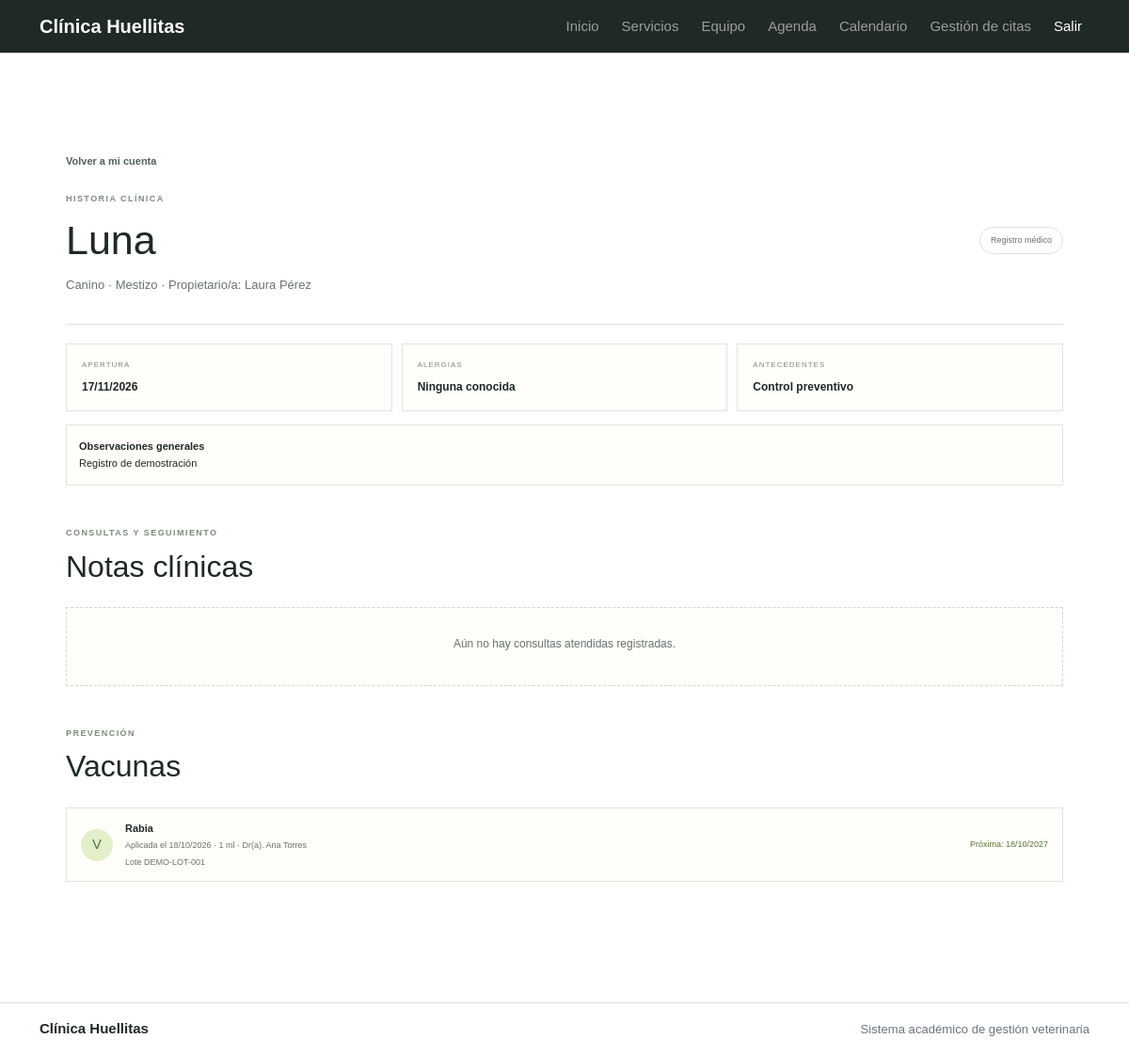
/mi-cuenta/mascotas/1/historia/ (signed in), run on the app's committed database.
### apps/mascotas/models.py (models this page shows, shortened)
class Mascota(models.Model):
    mascota_id = models.BigAutoField(primary_key=True, db_column='pk_mascota_id')
    propietario = models.ForeignKey('propietarios_core.Propietario', on_delete=models.PROTECT, related_name='mascotas', db_column='fk_propietario_id')
    nombre = models.CharField(max_length=80)
    especie = models.CharField(max_length=40)
    raza = models.CharField(max_length=60, blank=True)
    sexo = models.CharField(max_length=10, choices=[('M', 'Macho'), ('H', 'Hembra')])
    fecha_nacimiento = models.DateField(null=True, blank=True)
    peso_kg = models.DecimalField(max_digits=6, decimal_places=2, null=True, blank=True)
    activo = models.BooleanField(default=True)
    class Meta:
        db_table = 'tbl_mascota'
        ordering = ['nombre']
        verbose_name = 'mascota'
        verbose_name_plural = 'mascotas'

### apps/propietarios_core/models.py (models this page shows, shortened)
class Propietario(models.Model):
    propietario_id = models.BigAutoField(primary_key=True, db_column='pk_propietario_id')
    usuario = models.OneToOneField('auth.User', on_delete=models.SET_NULL, null=True, blank=True, related_name='perfil_propietario', db_column='fk_usuario_id')
    nombres = models.CharField(max_length=80)
    apellidos = models.CharField(max_length=80)
    documento = models.CharField(max_length=20, unique=True)
    telefono = models.CharField(max_length=20)
    correo = models.EmailField(blank=True)
    direccion = models.CharField(max_length=160)
    class Meta:
        db_table = 'tbl_propietario'
        ordering = ['apellidos', 'nombres']
        verbose_name = 'propietario'
        verbose_name_plural = 'propietarios'

### apps/historias_clinicas/models.py (models this page shows, shortened)
class HistoriaClinica(models.Model):
    historia_id = models.BigAutoField(primary_key=True, db_column='pk_historia_id')
    mascota = models.OneToOneField('mascotas.Mascota', on_delete=models.CASCADE, related_name='historia_clinica', db_column='fk_mascota_id')
    fecha_apertura = models.DateField()
    alergias = models.TextField(blank=True)
    antecedentes = models.TextField(blank=True)
    observaciones = models.TextField(blank=True)
    class Meta:
        db_table = 'tbl_historia_clinica'
        verbose_name = 'historia clínica'
        verbose_name_plural = 'historias clínicas'

### apps/aplicaciones_vacuna/models.py (models this page shows, shortened)
class AplicacionVacuna(models.Model):
    aplicacion_id = models.BigAutoField(primary_key=True, db_column='pk_aplicacion_id')
    mascota = models.ForeignKey('mascotas.Mascota', on_delete=models.CASCADE, related_name='aplicaciones_vacuna', db_column='fk_mascota_id')
    vacuna = models.ForeignKey('vacunas.Vacuna', on_delete=models.PROTECT, related_name='aplicaciones', db_column='fk_vacuna_id')
    veterinario = models.ForeignKey('veterinarios.Veterinario', on_delete=models.PROTECT, related_name='vacunaciones', db_column='fk_veterinario_id')
    fecha = models.DateField()
    dosis = models.CharField(max_length=40)
    lote = models.CharField(max_length=60, blank=True)
    proxima_fecha = models.DateField(null=True, blank=True)
    observaciones = models.TextField(blank=True)
    class Meta:
        db_table = 'tbl_aplicacion_vacuna'
        ordering = ['-fecha']
        constraints = [models.UniqueConstraint(fields=['mascota', 'vacuna', 'fecha'], name='unique_vaccine_per_pet_date')]
        verbose_name = 'aplicación de vacuna'
        verbose_name_plural = 'aplicaciones de vacunas'

### apps/vacunas/models.py (models this page shows, shortened)
class Vacuna(models.Model):
    vacuna_id = models.BigAutoField(primary_key=True, db_column='pk_vacuna_id')
    nombre = models.CharField(max_length=100, unique=True)
    especie_objetivo = models.CharField(max_length=40)
    fabricante = models.CharField(max_length=100, blank=True)
    intervalo_meses = models.PositiveSmallIntegerField(default=12)
    descripcion = models.TextField(blank=True)
    activa = models.BooleanField(default=True)
    class Meta:
        db_table = 'tbl_vacuna'
        ordering = ['nombre']
        verbose_name = 'vacuna'
        verbose_name_plural = 'vacunas'

### apps/veterinarios/models.py (models this page shows)
class Veterinario(models.Model):
    veterinario_id = models.BigAutoField(primary_key=True, db_column='pk_veterinario_id')
    usuario = models.OneToOneField('auth.User', on_delete=models.SET_NULL, null=True, blank=True, related_name='perfil_veterinario', db_column='fk_usuario_id')
    nombres = models.CharField(max_length=80)
    apellidos = models.CharField(max_length=80)
    documento = models.CharField(max_length=20, unique=True)
    tarjeta_profesional = models.CharField(max_length=40, unique=True)
    telefono = models.CharField(max_length=20)
    correo = models.EmailField(unique=True)
    especialidad = models.CharField(max_length=80)
    activo = models.BooleanField(default=True)
    class Meta:
        db_table = 'tbl_veterinario'
        ordering = ['apellidos', 'nombres']
        verbose_name = 'veterinario'
        verbose_name_plural = 'veterinarios'
    def __str__(self):
        return f'Dr(a). {self.nombres} {self.apellidos}'

### config/views.py (the view)
# urls.py: path('mi-cuenta/mascotas/<int:mascota_id>/historia/', views.historia_mascota, name='historia_mascota'),
@login_required
def historia_mascota(request, mascota_id):
    mascota = get_object_or_404(
        Mascota.objects.select_related('propietario'),
        mascota_id=mascota_id,
    )
    if es_personal(request.user):
        requiere_personal(request.user, 'Veterinario')
        veterinario = veterinario_asignado(request.user)
        if veterinario and not es_administrador(request.user):
            tiene_cita = Cita.objects.filter(
                mascota=mascota,
                veterinario=veterinario,
            ).exists()
            if not tiene_cita:
                raise PermissionDenied
    elif mascota.propietario.usuario_id != request.user.id:
        raise PermissionDenied
    try:
        historia = mascota.historia_clinica
    except HistoriaClinica.DoesNotExist:
        historia = None
    consultas = Cita.objects.filter(
        mascota=mascota,
        estado=Cita.Estado.ATENDIDA,
    ).select_related('veterinario').order_by('-fecha_hora')
    vacunas = AplicacionVacuna.objects.filter(
        mascota=mascota,
    ).select_related('vacuna', 'veterinario').order_by('-fecha')
    datos = {
        'mascota': mascota,
        'historia': historia,
        'consultas': consultas,
        'vacunas': vacunas,
    }
    return render(request, 'portal/historia.html', datos)

### config/context_processors.py (called while the page is built)
def portal_roles(request):
    user = request.user
    if not user.is_authenticated:
        return {'portal_es_personal': False}
    return {
        'portal_es_personal': user.is_staff or user.is_superuser or user.groups.filter(name__in=['Recepcionista', 'Veterinario']).exists(),
    }

### config/views.py (called while the page is built)
def es_personal(usuario):
    if not usuario.is_authenticated:
        return False
    return (
        usuario.is_staff
        or usuario.is_superuser
        or usuario.groups.filter(name='Recepcionista').exists()
        or usuario.groups.filter(name='Veterinario').exists()
    )

def es_administrador(usuario):
    return usuario.is_authenticated and (usuario.is_staff or usuario.is_superuser)

def pertenece_rol(usuario, rol):
    return usuario.groups.filter(name=rol).exists()

def veterinario_asignado(usuario):
    if es_administrador(usuario):
        return None
    return Veterinario.objects.filter(usuario=usuario, activo=True).first()

def requiere_personal(usuario, rol=None):
    if es_administrador(usuario):
        return
    if rol and pertenece_rol(usuario, rol):
        return
    if rol is None and es_personal(usuario):
        return
    raise PermissionDenied

### templates/portal/historia.html (shortened to what this page needs)
{% extends 'base.html' %}
{% block content %}
<section class="dashboard-page"><a class="back-link" href="{% url 'mi_cuenta' %}"> Volver a mi cuenta</a><div class="dashboard-welcome history-welcome"><div><span class="portal-eyebrow">HISTORIA CLÍNICA</span><h1>{{ mascota.nombre }} </h1><p>{{ mascota.especie }}{% if mascota.raza %} · {{ mascota.raza }}{% endif %} · Propietario/a: {{ mascota.propietario.nombres }} {{ mascota.propietario.apellidos }}</p></div><span class="history-badge">Registro médico</span></div>
  <div class="history-summary">{% if historia %}<div><small>APERTURA</small><b>{{ historia.fecha_apertura|date:'d/m/Y' }}</b></div><div><small>ALERGIAS</small><b>{{ historia.alergias|default:'No registradas' }}</b></div><div><small>ANTECEDENTES</small><b>{{ historia.antecedentes|default:'No registrados' }}</b></div>{% endif %}</div>{% if historia and historia.observaciones %}<div class="clinical-note history-general"><b>Observaciones generales</b><br>{{ historia.observaciones|linebreaksbr }}</div>{% endif %}
  <section class="portal-section"><div class="portal-section-title"><div><span class="portal-eyebrow">CONSULTAS Y SEGUIMIENTO</span><h2>Notas clínicas</h2></div></div>{% if consultas %}<div class="timeline">{% for cita in consultas %}<article class="timeline-item"><span class="timeline-dot"></span><div class="timeline-date">{{ cita.fecha_hora|date:'d/m/Y · H:i' }}</div><h3>{{ cita.motivo }}</h3><p class="muted">Atendió: {{ cita.veterinario }}</p>{% if cita.notas %}<div class="clinical-note">{{ cita.notas|linebreaksbr }}</div>{% else %}<p class="muted">Sin nota clínica registrada.</p>{% endif %}</article>{% endfor %}</div>{% else %}<div class="empty-state"><p>Aún no hay consultas atendidas registradas.</p></div>{% endif %}</section>
  <section class="portal-section"><div class="portal-section-title"><div><span class="portal-eyebrow">PREVENCIÓN</span><h2>Vacunas</h2></div></div>{% if vacunas %}<div class="vaccine-list">{% for aplicacion in vacunas %}<article><span class="vaccine-icon">V</span><div><b>{{ aplicacion.vacuna.nombre }}</b><small>Aplicada el {{ aplicacion.fecha|date:'d/m/Y' }} · {{ aplicacion.dosis }} · {{ aplicacion.veterinario }}</small>{% if aplicacion.lote %}<small>Lote {{ aplicacion.lote }}</small>{% endif %}</div>{% if aplicacion.proxima_fecha %}<span class="next-vaccine">Próxima: {{ aplicacion.proxima_fecha|date:'d/m/Y' }}</span>{% endif %}</article>{% endfor %}</div>{% else %}<div class="empty-state"><p>No hay vacunas aplicadas registradas.</p></div>{% endif %}</section>
</section>
{% endblock %}

### static/site.css (style rules this page uses)
:root { --ink:#1f2927; --muted:#68726e; --green:#c5e377; --green-dark:#a6ca54; --cream:#f8f7f0; --paper:#fffefa; --line:#dfe2d8; --teal:#244840; --lilac:#e8e1f4; --yellow:#f7e7a9; --blue:#dcecf0; --heading:'Manrope',sans-serif; --body:'DM Sans',sans-serif }
* { box-sizing:border-box }
html { scroll-behavior:smooth }
body { margin:0; background:var(--paper); color:var(--ink); font-family:var(--body); font-size:15px; -webkit-font-smoothing:antialiased }
a { color:inherit; text-decoration:none }
.portal-eyebrow { font-size:9px; font-weight:700; letter-spacing:1.45px; color:#7d8b7d }
.muted,.page-heading>p,.dashboard-welcome>div>p { color:#68726e; line-height:1.7; font-size:13px }
.back-link { font-size:11px; color:#53615a; font-weight:600 }
.dashboard-page { max-width:1120px; margin:0 auto; padding:55px 28px 80px }
.dashboard-welcome { display:flex; align-items:center; justify-content:space-between; gap:20px; padding-bottom:30px; border-bottom:1px solid #dfe2d8 }
.dashboard-welcome h1 { margin:10px 0; font-size:43px }
.dashboard-welcome>div>p { margin:0 }
.portal-section { margin-top:37px }
.portal-section-title { display:flex; align-items:end; justify-content:space-between; margin-bottom:16px }
.portal-section-title h2 { margin-top:7px }
.count-pill,.history-badge { border:1px solid #dfe2d8; border-radius:20px; padding:7px 11px; font-size:9px; color:#68726e }
.appointment-list,.vaccine-list { background:#fffefa; border:1px solid #e1e4da }
.appointment-row:last-child,.vaccine-list article:last-child { border-bottom:0 }
.vaccine-list article { display:flex; align-items:center; gap:13px; padding:13px 15px; border-bottom:1px solid #ecece5 }
.vaccine-icon { height:34px; width:34px; border-radius:50%; background:#e3efcb; display:grid; place-items:center; color:#547436 }
.vaccine-list article>div { flex:1 }
.vaccine-list b,.vaccine-list small { display:block }
.vaccine-list b { font-size:11px }
.vaccine-list small { font-size:9px; color:#68726e; margin-top:4px }
.next-vaccine { font-size:9px; color:#577436 }
.empty-state { background:#fffefa; border:1px dashed #d4d9ce; padding:25px; text-align:center; color:#68726e; font-size:12px }
.empty-state p { margin:4px 0 10px }
.history-welcome { margin:16px 0 0 }
.history-summary { display:grid; grid-template-columns:repeat(3,1fr); gap:10px; margin-top:20px }
.history-summary>div { padding:16px; background:#fffefa; border:1px solid #e1e4da }
.history-summary small,.history-summary b { display:block }
.history-summary small { font-size:8px; letter-spacing:1px; color:#7d8b7d }
.history-summary b { font-size:12px; margin-top:8px; line-height:1.5 }
.clinical-note { font-size:11px; background:#fffefa; border:1px solid #e1e4da; padding:13px; line-height:1.7 }
.history-general { margin-top:14px }
body { color: #1f2927; }
:root { --clinic-dark: #1f2927; --clinic-green: #c5e377; --clinic-paper: #ffffff; --clinic-muted: #68726e; --bs-primary: var(--clinic-dark); --bs-primary-rgb: 31, 41, 39; --bs-success: var(--clinic-green); --bs-success-rgb: 197, 227, 119; --bs-body-bg: var(--clinic-paper); --bs-body-color: var(--clinic-dark); --bs-link-color: #425e32; }
body, .portal-body { color: var(--clinic-dark); background: var(--clinic-paper); }
.team-card, .service-card, .pet-card, .form-panel, .staff-table, .empty-state { border-radius: 0; box-shadow: none; }

### data on the page
Mascota: nombre "Luna", especie "Canino", raza "Mestizo", propietario.nombres "Laura", propietario.apellidos "Pérez"
HistoriaClinica: fecha_apertura "17/11/2026", alergias "Ninguna conocida", antecedentes "Control preventivo", observaciones "Registro de demostración"
AplicacionVacuna: vacuna.nombre "Rabia", fecha "18/10/2026", dosis "1 ml", veterinario "Dr(a). Ana Torres", lote "DEMO-LOT-001", proxima_fecha "18/10/2027"
